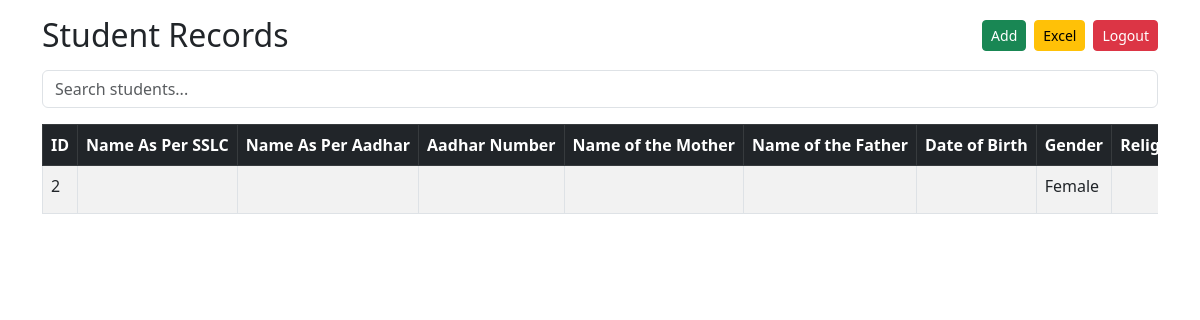
Page /dashboard (signed in) on the earlier database version.
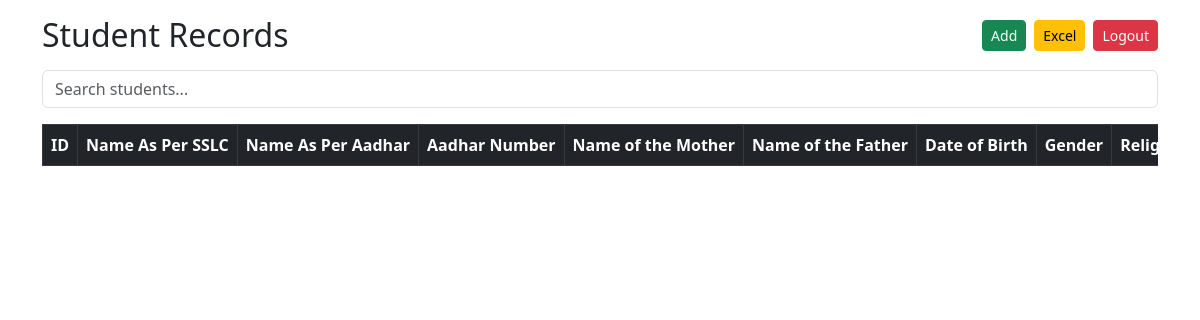
Same page on the later database version.
### tables this page shows
CREATE TABLE students (
                    id INTEGER PRIMARY KEY AUTOINCREMENT,
                    NAME_SSLC TEXT,
                    Name_Aadhar TEXT,
                    Aadhar_Number TEXT,
                    Name_of_the_Mother TEXT,
                    Name_of_the_Father TEXT,
                    Date_of_Birth TEXT,
                    Gender TEXT,
                    Religion TEXT,
                    Qualifying_Examination TEXT,
                    Code_of_Native_State TEXT,
                    Code_of_Native_District TEXT,
                    Total_No_of_Years_Studied_In_Karnataka TEXT,
                    You_Have_Studied_In_Rural_Areas_From_1_to_10 TEXT,
                    Have_You_Studied_In_Kanada_Medium_From_1_to_10 TEXT,
                    Do_You_Claming_Exemption_From_5_Years_of_Study_Rule TEXT,
                    Do_You_Claiming_SNQ_Quota_Benefit TEXT,
                    Do_You_Claiming_HydKar_Quota_Benefit TEXT,
                    Do_You_Claiming_Special_Category_Benefit TEXT,
                    course TEXT
                );

### app.py (the view)
@app.route('/dashboard')
def dashboard():
    if 'user' not in session:
        return redirect('/')
    conn = get_db()
    data = conn.execute("SELECT * FROM students").fetchall()
    conn.close()
    return render_template('dashboard.html', data=data)

### app.py (called while the page is built)
def get_db():
    conn = sqlite3.connect(DB_PATH)
    conn.row_factory = sqlite3.Row
    return conn

### templates/dashboard.html (shortened to what this page needs)
<!DOCTYPE html>
<html>
<head>
<link href="https://cdn.jsdelivr.net/npm/bootstrap@5.3.0/dist/css/bootstrap.min.css" rel="stylesheet">
</head>
<body>
<div class="container mt-3">
    <div class="d-flex flex-column flex-md-row justify-content-between align-items-start align-items-md-center mb-3">
        <h2 class="mb-2 mb-md-0">Student Records</h2>
        <div class="d-flex flex-wrap gap-2">
            <a href="/add" class="btn btn-success btn-sm">Add</a>
            <a href="/export" class="btn btn-warning btn-sm">Excel</a>
            <a href="/logout" class="btn btn-danger btn-sm">Logout</a>
        </div>
    </div>
    <input type="text" id="searchInput" class="form-control mb-3" placeholder="Search students...">
    <div class="table-responsive">
        <table class="table table-bordered table-striped text-nowrap">
            <thead class="table-dark">
                <tr>
                    <th>ID</th>
                    <th>Name As Per SSLC</th>
                    <th>Name As Per Aadhar</th>
                    <th>Aadhar Number</th>
                    <th>Name of the Mother</th>
                    <th>Name of the Father</th>
                    <th>Date of Birth</th>
                    <th>Gender</th>
                    <th>Religion</th>
                </tr>
            </thead>
            <tbody>
                {% for row in data %}
                <tr>
                    <td>{{row.id}}</td>
                    <td>{{row.Name_SSLC}}</td>
                    <td>{{row.Name_Aadhar}}</td>
                    <td>{{row.Aadhar_Number}}</td>
                    <td>{{row.Name_of_the_Mother}}</td>
                    <td>{{row.Name_of_the_Father}}</td>
                    <td>{{row.Date_of_Birth}}</td>
                    <td>{{row.Gender}}</td>
                    <td>{{row.Religion}}</td>
                </tr>
                {% endfor %}
            </tbody>
        </table>
    </div>
</div>
</body>
</html>

### templates/dashboard.html (style rules this page uses)
h2 { font-size: 1.5rem; }
@media (min-width: 768px) { h2 { font-size: 2rem; } }

Differences in the rows shown:
removed students: id "2", Gender "Female"
